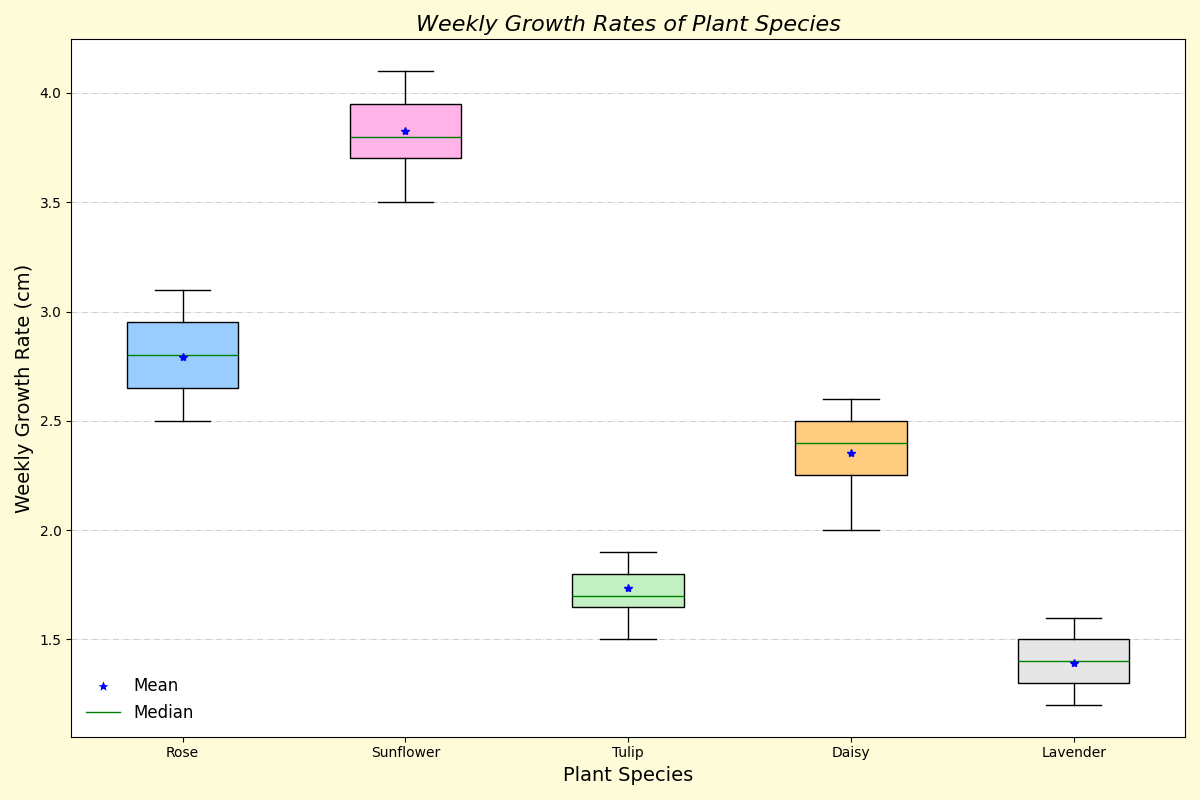

This chart was generated by the following Python code:
import matplotlib.pyplot as plt
import numpy as np

species = ['Rose', 'Sunflower', 'Tulip', 'Daisy', 'Lavender']
growth_rates = [
    [2.8, 2.5, 2.9, 3.0, 2.7, 2.6, 3.1, 3.0, 2.8, 2.7, 2.9, 2.5, 3.0, 2.6, 2.8],
    [3.7, 3.5, 3.9, 3.6, 4.1, 4.0, 3.8, 3.7, 4.0, 3.8, 3.9, 4.1, 3.9, 3.6, 3.8],
    [1.6, 1.5, 1.9, 1.8, 1.7, 1.8, 1.7, 1.6, 1.9, 1.7, 1.6, 1.8, 1.9, 1.7, 1.8],
    [2.3, 2.0, 2.4, 2.5, 2.1, 2.2, 2.2, 2.6, 2.5, 2.3, 2.6, 2.4, 2.5, 2.3, 2.4],
    [1.4, 1.2, 1.5, 1.3, 1.3, 1.6, 1.4, 1.2, 1.3, 1.5, 1.6, 1.4, 1.3, 1.5, 1.4]
]

fig, ax = plt.subplots(figsize=(12, 8))
box = ax.boxplot(growth_rates, patch_artist=True, notch=False, vert=True, showmeans=True)

colors = ['#99ccff', '#ffb3e6', '#c2f0c2', '#ffcc80', '#e6e6e6']
for patch, color in zip(box['boxes'], colors):
    patch.set_facecolor(color)

ax.set_title('Weekly Growth Rates of Plant Species', fontsize=16, fontstyle='italic')
ax.set_ylabel('Weekly Growth Rate (cm)', fontsize=14)
ax.set_xlabel('Plant Species', fontsize=14)
ax.set_xticks(np.arange(1, len(species) + 1))
ax.set_xticklabels(species)

for median, mean in zip(box['medians'], box['means']):
    median.set_color('green')
    median.set_linewidth(1)
    mean.set_markerfacecolor('blue')
    mean.set_markeredgecolor('blue')
    mean.set_markeredgewidth(1)
    mean.set_marker('*')

mean_legend = plt.Line2D([0], [0], marker='*', color='w', markerfacecolor='blue', markersize=10, label='Mean')
median_legend = plt.Line2D([0], [0], color='green', lw=1, label='Median')
ax.legend(handles=[mean_legend, median_legend], loc='lower left', fontsize=12, frameon=False)

ax.yaxis.grid(True, linestyle='-.', linewidth=0.7, alpha=0.6)

fig.patch.set_facecolor('#fefbd8')

plt.tight_layout()
plt.show()
